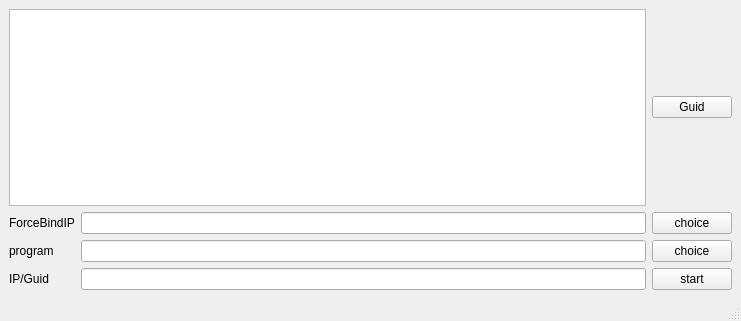
<?xml version="1.0" encoding="UTF-8"?>
<ui version="4.0">
 <class>MainWindow</class>
 <widget class="QMainWindow" name="MainWindow">
  <property name="geometry">
   <rect>
    <x>0</x>
    <y>0</y>
    <width>741</width>
    <height>321</height>
   </rect>
  </property>
  <property name="windowTitle">
   <string>MainWindow</string>
  </property>
  <widget class="QWidget" name="centralwidget">
   <layout class="QHBoxLayout" name="horizontalLayout">
    <item>
     <layout class="QGridLayout" name="gridLayout">
      <item row="5" column="2">
       <widget class="QPushButton" name="pushButton_4">
        <property name="text">
         <string>choice</string>
        </property>
       </widget>
      </item>
      <item row="5" column="0">
       <widget class="QLabel" name="label_3">
        <property name="text">
         <string>program</string>
        </property>
       </widget>
      </item>
      <item row="3" column="2">
       <widget class="QPushButton" name="pushButton_3">
        <property name="text">
         <string>choice</string>
        </property>
       </widget>
      </item>
      <item row="6" column="2">
       <widget class="QPushButton" name="pushButton_2">
        <property name="text">
         <string>start</string>
        </property>
       </widget>
      </item>
      <item row="0" column="2">
       <widget class="QPushButton" name="pushButton_1">
        <property name="text">
         <string>Guid</string>
        </property>
       </widget>
      </item>
      <item row="0" column="0" colspan="2">
       <widget class="QTextBrowser" name="textBrowser"/>
      </item>
      <item row="3" column="0">
       <widget class="QLabel" name="label">
        <property name="text">
         <string>ForceBindIP</string>
        </property>
       </widget>
      </item>
      <item row="3" column="1">
       <widget class="QLineEdit" name="lineEdit_1"/>
      </item>
      <item row="6" column="0">
       <widget class="QLabel" name="label_2">
        <property name="text">
         <string>IP/Guid</string>
        </property>
       </widget>
      </item>
      <item row="6" column="1">
       <widget class="QLineEdit" name="lineEdit_3"/>
      </item>
      <item row="5" column="1">
       <widget class="QLineEdit" name="lineEdit_2"/>
      </item>
     </layout>
    </item>
   </layout>
  </widget>
  <widget class="QMenuBar" name="menubar">
   <property name="geometry">
    <rect>
     <x>0</x>
     <y>0</y>
     <width>741</width>
     <height>23</height>
    </rect>
   </property>
  </widget>
  <widget class="QStatusBar" name="statusbar"/>
 </widget>
 <resources/>
 <connections/>
</ui>
